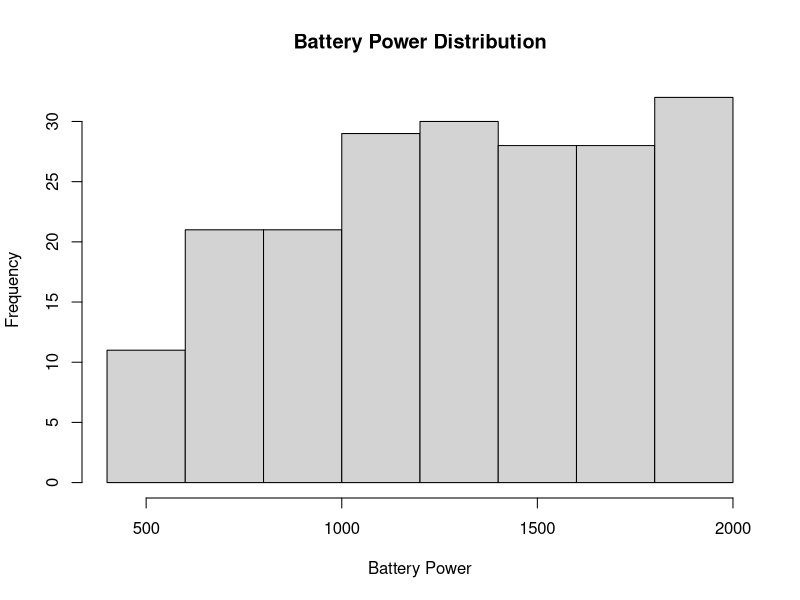
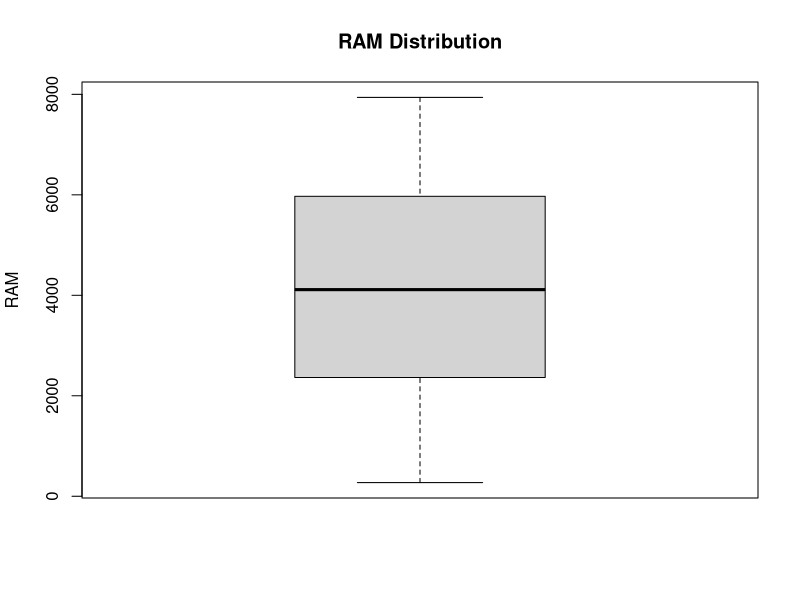
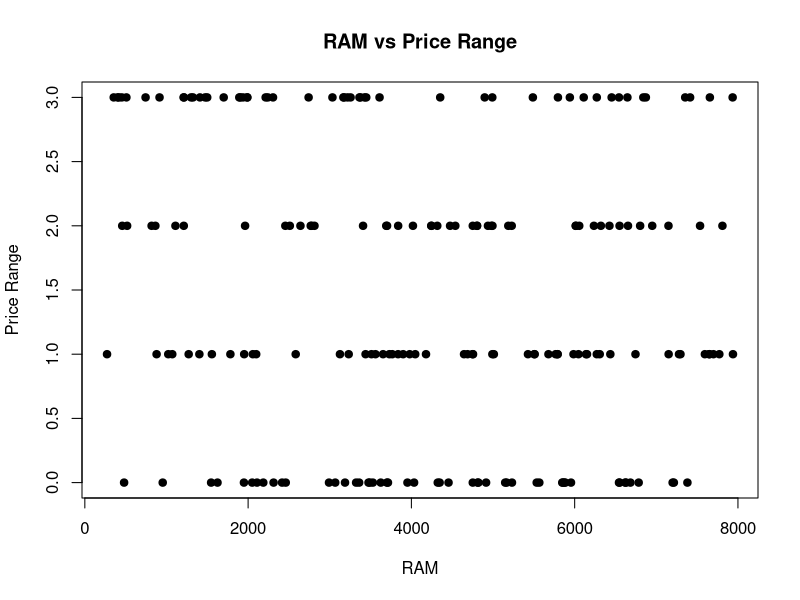

Reproduce these figures in R, in order.
# Mobile Price Analysis Project
# Author: Bhanuprasad Unnam

# Reading the dataset
mobile_data <- read.csv("mobile_price_data.csv")

# Display first few rows
print("First 5 rows of dataset")
head(mobile_data)

# Checking structure of dataset
print("Dataset Structure")
str(mobile_data)

# Summary statistics
print("Summary Statistics")
summary(mobile_data)

# Checking missing values
print("Missing Values")
sum(is.na(mobile_data))

# Histogram for battery power
hist(
  mobile_data$battery_power,
  main = "Battery Power Distribution",
  xlab = "Battery Power",
  ylab = "Frequency"
)

# Boxplot for RAM
boxplot(
  mobile_data$ram,
  main = "RAM Distribution",
  ylab = "RAM"
)

# Scatter plot between RAM and price range
plot(
  mobile_data$ram,
  mobile_data$price_range,
  main = "RAM vs Price Range",
  xlab = "RAM",
  ylab = "Price Range",
  pch = 19
)

# Correlation between RAM and price range
ram_price_correlation <- cor(
  mobile_data$ram,
  mobile_data$price_range
)

print("Correlation between RAM and Price Range")
print(ram_price_correlation)

# Linear regression model
price_model <- lm(
  price_range ~ ram + battery_power,
  data = mobile_data
)

print("Regression Model Summary")
summary(price_model)

# ANOVA test
anova_result <- aov(
  price_range ~ factor(ram),
  data = mobile_data
)

print("ANOVA Test")
summary(anova_result)

# Chi-square test for 4G and WiFi
chi_square_result <- chisq.test(
  table(
    mobile_data$four_g,
    mobile_data$wifi
  )
)

print("Chi-Square Test Result")
print(chi_square_result)

print("Project Analysis Completed")
